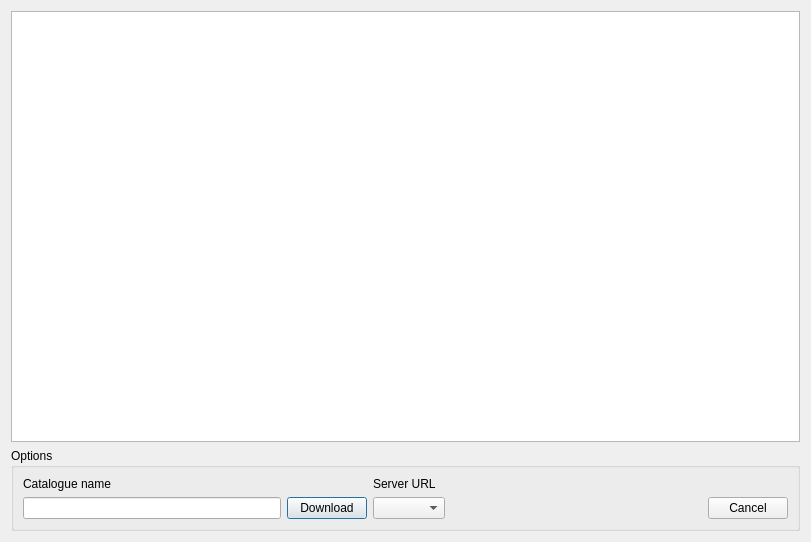
<?xml version="1.0" encoding="UTF-8"?>
<ui version="4.0">
 <class>VOTHeaderList</class>
 <widget class="QDialog" name="VOTHeaderList">
  <property name="geometry">
   <rect>
    <x>0</x>
    <y>0</y>
    <width>811</width>
    <height>542</height>
   </rect>
  </property>
  <property name="windowTitle">
   <string>Dialog</string>
  </property>
  <layout class="QVBoxLayout" name="verticalLayout_2">
   <item>
    <layout class="QVBoxLayout" name="verticalLayout">
     <item>
      <widget class="QTreeView" name="treeView">
       <property name="alternatingRowColors">
        <bool>true</bool>
       </property>
      </widget>
     </item>
    </layout>
   </item>
   <item>
    <widget class="QGroupBox" name="groupBox">
     <property name="title">
      <string>Options</string>
     </property>
     <layout class="QVBoxLayout" name="verticalLayout_3">
      <item>
       <layout class="QGridLayout" name="gridLayout">
        <item row="0" column="0">
         <widget class="QLabel" name="label">
          <property name="text">
           <string>Catalogue name</string>
          </property>
         </widget>
        </item>
        <item row="2" column="4">
         <widget class="QPushButton" name="pushButton_2">
          <property name="text">
           <string>Cancel</string>
          </property>
         </widget>
        </item>
        <item row="2" column="2">
         <widget class="QComboBox" name="comboBox"/>
        </item>
        <item row="2" column="0">
         <widget class="QLineEdit" name="lineEdit"/>
        </item>
        <item row="0" column="2">
         <widget class="QLabel" name="label_2">
          <property name="text">
           <string>Server URL</string>
          </property>
         </widget>
        </item>
        <item row="2" column="1">
         <widget class="QPushButton" name="pushButton">
          <property name="text">
           <string>Download</string>
          </property>
          <property name="default">
           <bool>true</bool>
          </property>
         </widget>
        </item>
        <item row="2" column="3">
         <spacer name="horizontalSpacer">
          <property name="orientation">
           <enum>Qt::Horizontal</enum>
          </property>
          <property name="sizeHint" stdset="0">
           <size>
            <width>40</width>
            <height>20</height>
           </size>
          </property>
         </spacer>
        </item>
       </layout>
      </item>
     </layout>
    </widget>
   </item>
  </layout>
 </widget>
 <resources/>
 <connections/>
</ui>
